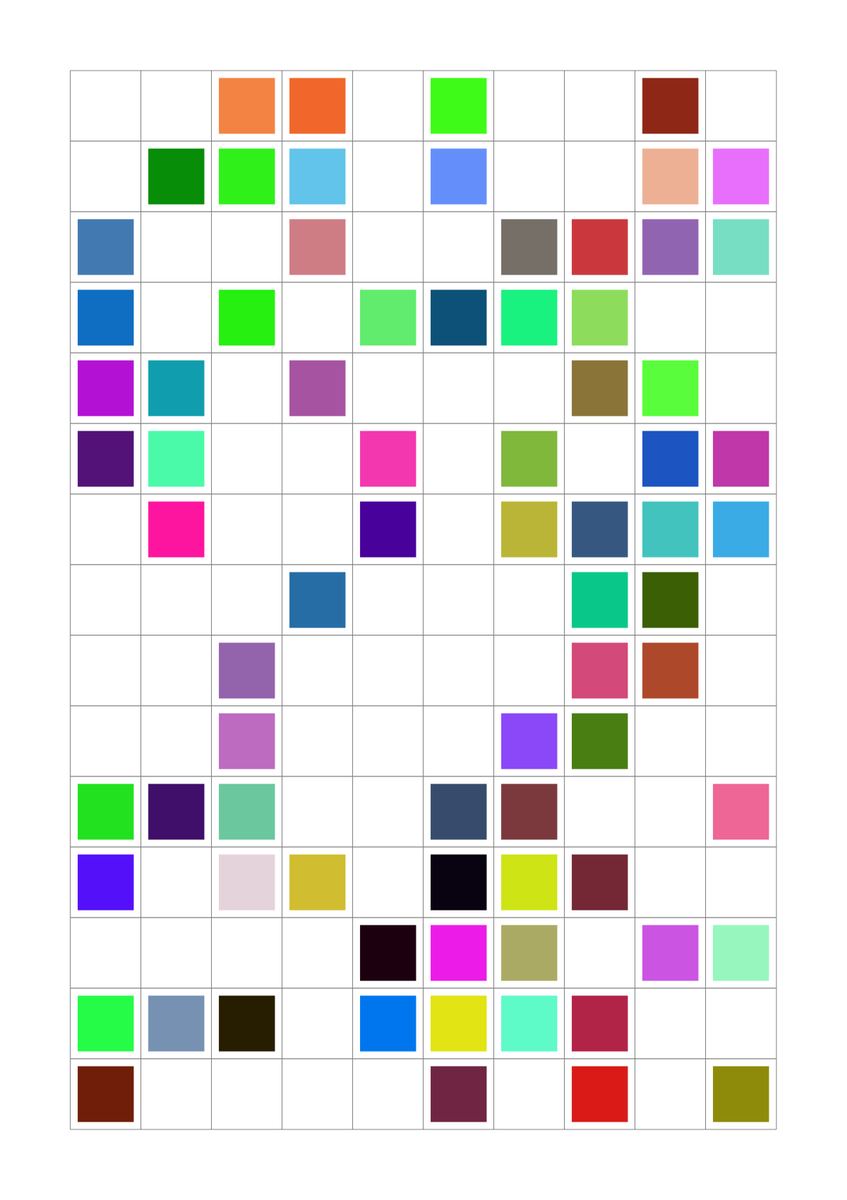
Frame 1 (no input)
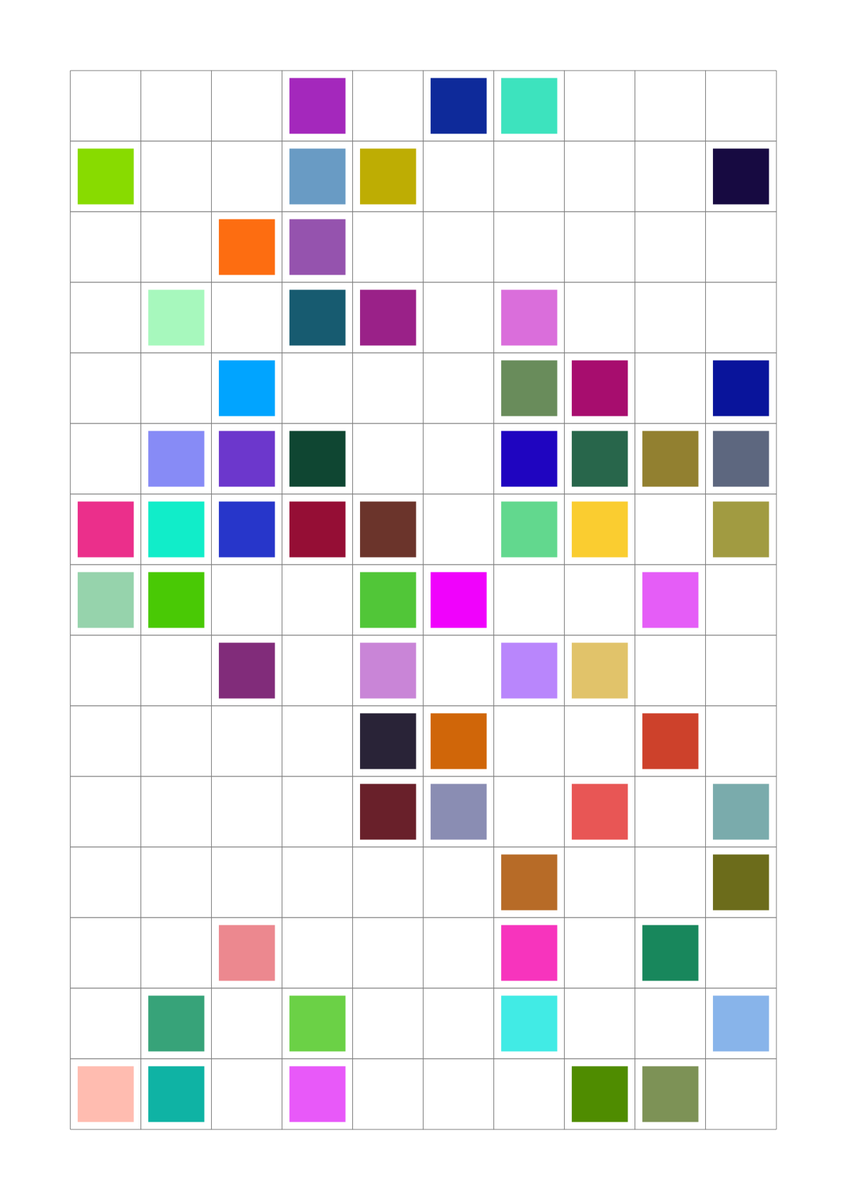
Frame 2 (the mouse pressed at the canvas centre, redrawn once)

The p5.js sketch that drew these frames (run headless with seeded random() and noise() and a simulated clock; the mouse was pressed at the canvas centre and the sketch redrawn once):

// p5.js sketch
// ── sketch.js
function setup() {
  // create the canvas
  createCanvas(1200, 1700);

  // disable animation
  noLoop();
}
//my assignment is based on https://www.artsy.net/artwork/kyong-lee-sinnliche-komposition-8-abstract-painting
//Kyong Lee Sinnliche Komposition 8 (Abstract painting), 2024
function draw() {

  background(255);
//creates a 10x15 square grid
  translate(100,100);
  for (let x = 0; x < 10; x++){
   for (let y = 0; y < 15; y++){

      push();
      //chooses random values to pick random colors of the color wheel
      let r = random(255);
      let b = random(255);
      let g = random(255);
      translate(x * 100, y * 100);

      
      //picks a random value between 0-100, we are using this to make our if statement compute 50% of the time
      let fiftypercent = random(100);

      //makes the fill of both rectangles white, for the second rectangle this will be our original fill, and can be replaced if the if statement computes
      fill("white");
      stroke("gray");
      rect(0,0,100,100);
      stroke("white");
      //every loop this if statement functions 50% of the time, making the smaller rectangle colored
      if (fiftypercent > 50) {
        fill(r,b,g);
      }
      //creates a smaller rectangle within
      rect(10,10,80,80);
      pop();

   }
  }
}
